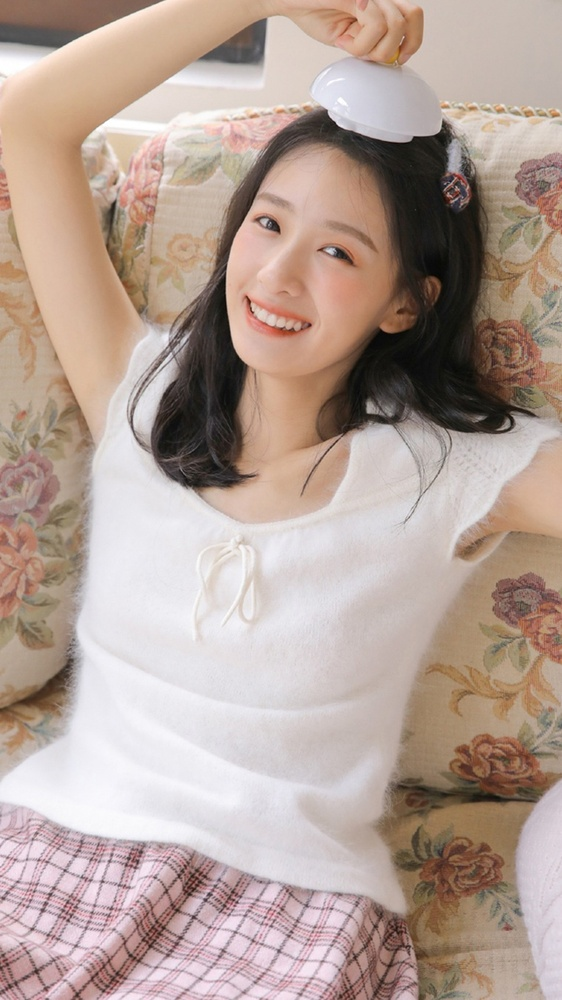
#> input picture Opencv-python_Test/opencv-test-gray_test/img.jpg, 562 x 1000 px, shrunk from 1080 x 1920 before the run
$ python Graytest.py
#> lines starting #> are read from the running program, lines starting #| are printed output that depends on the picture; after the words box and inside, x2 and y2 are one past the last pixel; in counts of white or black regions, pixels touching at a corner belong together
# -*- codeing = utf-8 -*-
# -*- coding: utf-8 -*-
# @Time    : 2021/3/24 22:27
# @Author  : 谭洋 202031001951
# @Email   : 1767774755@qq.com
# @File    : Graytest.py
# @Software: PyCharm
import cv2
import numpy as np


img=cv2.imread("img.jpg")
#> img is the input picture: shape (1000, 562, 3); mean B, G, R 151.4, 160.8, 180.2
kernel=np.ones((5,5),np.uint8)#内核矩阵

imgGrey=cv2.cvtColor(img,cv2.COLOR_BGR2GRAY)
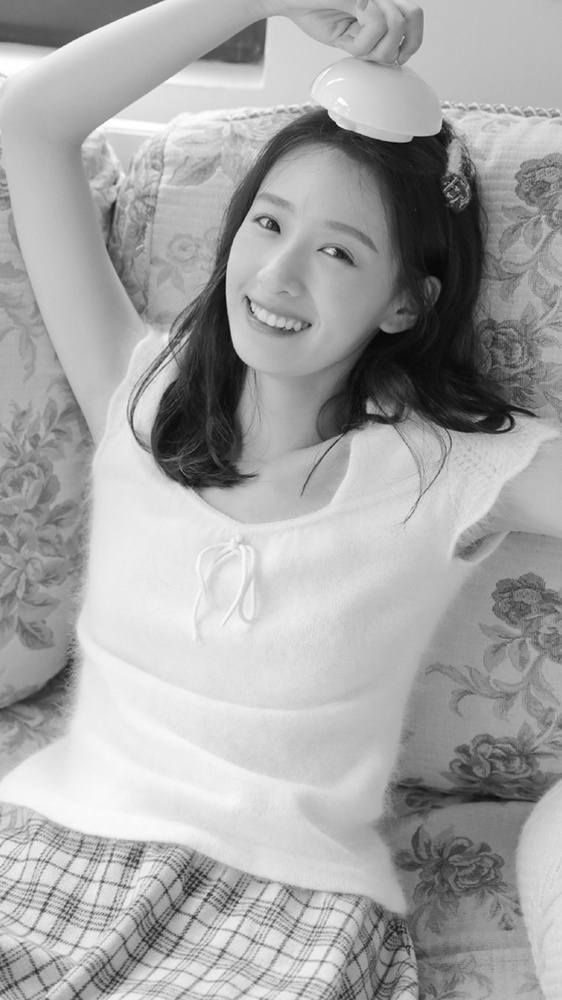
#> imgGrey: shape (1000, 562); min 5, max 255, mean 165.5
imgBlur=cv2.GaussianBlur(imgGrey,(7,7),0)#模糊处理，待理解
Blur_roal=cv2.GaussianBlur(img,(7,7),0)#模糊处理，参数调整
imgCanny=cv2.Canny(img,50,100)
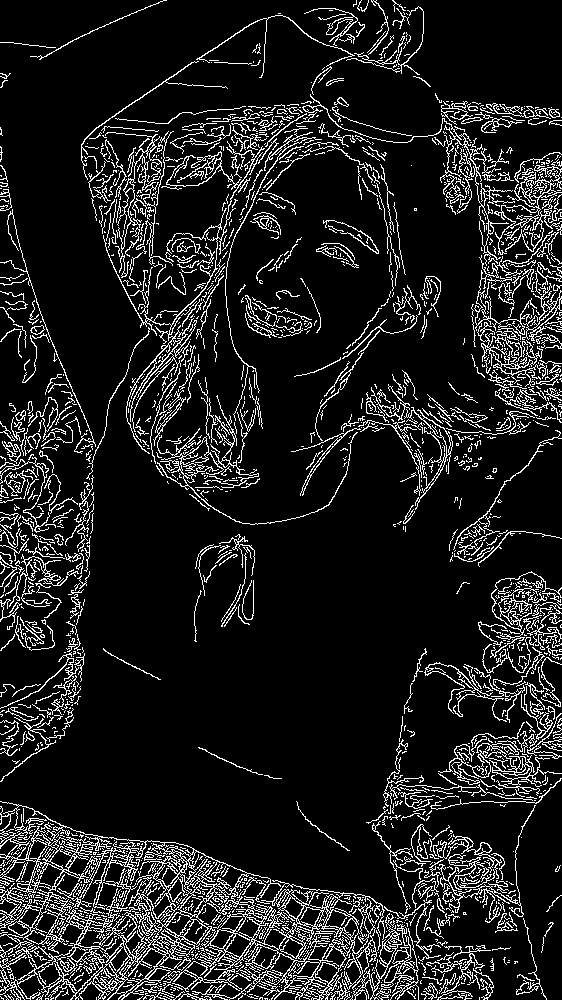
#> imgCanny: shape (1000, 562); 11.8% white in thin lines or dots
imgDialation=cv2.dilate(imgCanny,kernel,iterations=1) #图像膨胀 使线条闭合 改变参数kernel能实现不同效果
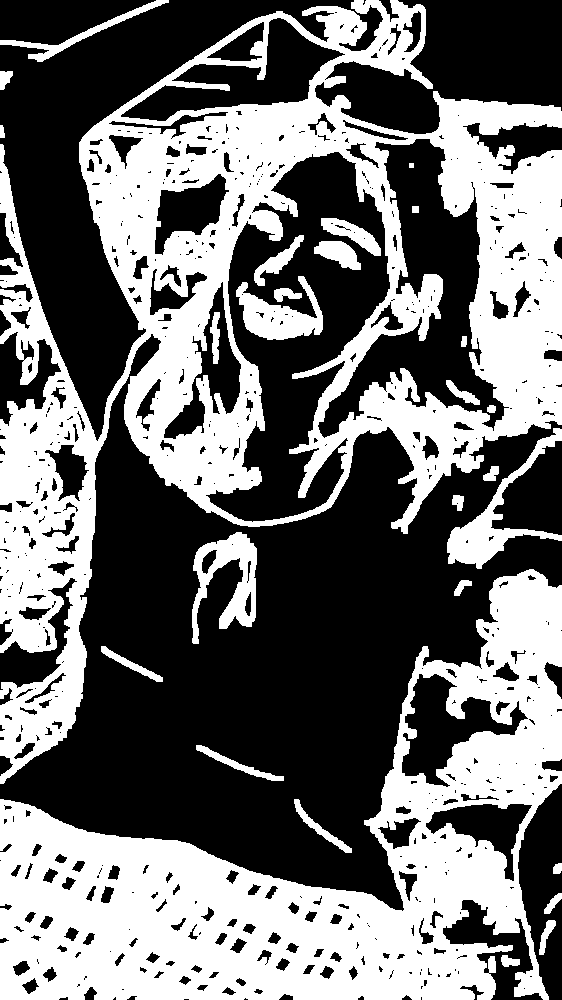
#> imgDialation: shape (1000, 562); 43.2% white; 28 white regions, largest, box (x1, y1, x2, y2) and area: (0, 0, 562, 784) 131328, (0, 569, 562, 1000) 94395, (447, 428, 562, 569) 3497
imgErode=cv2.erode(imgDialation,kernel,iterations=1)
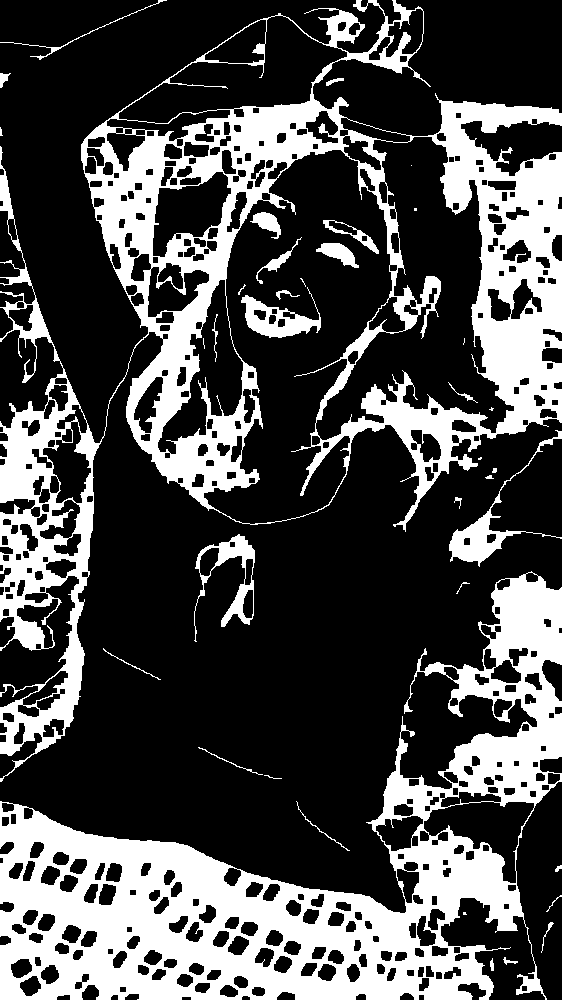
#> imgErode: shape (1000, 562); 29.3% white; 38 white regions (9 under 20 px), largest, box (x1, y1, x2, y2) and area: (0, 0, 562, 782) 83704, (0, 571, 562, 1000) 73129, (449, 430, 562, 567) 1973

cv2.imshow("Blur",imgBlur)
cv2.imshow("roal",img)
cv2.imshow("Blur_roal",Blur_roal)
cv2.imshow("greypicture",imgGrey)
#cv2.waitKey(500)
cv2.imshow("imgcanny",imgCanny)
cv2.imshow("Dialate",imgDialation)
cv2.imshow("imgErode",imgErode)
cv2.waitKey(0)
